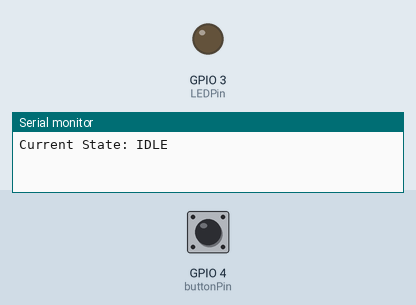
The sketch below on a simulated ESP32. On the bench: output pins drawn as LEDs (lit = HIGH), the last lines printed to the serial monitor. The inputs (shaded band) are chosen by the test bench; at power-on: GPIO 4 (buttonPin) HIGH.

Above: at 1.2 s.
1.3 s: GPIO 4 (buttonPin) pulled LOW for 0.15 s
At 2.5 s:
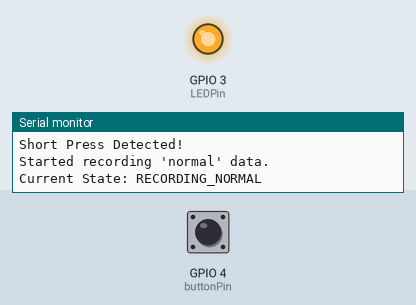
2.9 s: GPIO 4 (buttonPin) pulled LOW for 0.15 s
At 4.0 s:
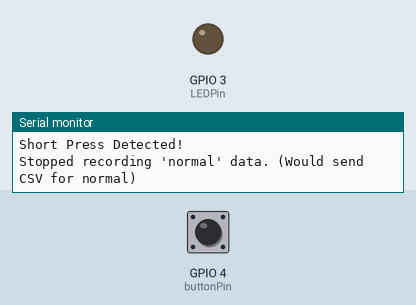
Timing chart, 0 to 5.9 s (numbered marks = the images above; inputs shaded):
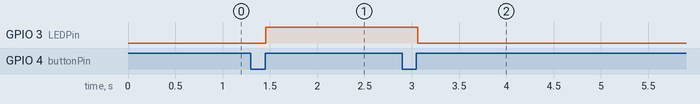

The sketch:

buttontestxiao.ino
```cpp
// constants won't change
const int buttonPin = 4; // ESP32 connected to button's pin
const int LEDPin    = 3;  // ESP32 pin connected to LED's pin

// Button timing thresholds (in milliseconds)
const unsigned long SHORT_PRESS_MAX_DURATION = 1000; // Less than 1 second for a "short" press
const unsigned long MEDIUM_PRESS_MIN_DURATION = 4000; // At least 4 seconds for a "medium" press
const unsigned long MEDIUM_PRESS_MAX_DURATION = 7000; // Max 7 seconds for a "medium" press
const unsigned long LONG_PRESS_MIN_DURATION = 8000;  // At least 8 seconds for a "long" press

// variables will change:
int ledState = LOW;             // the current state of LED
int lastButtonState;            // the previous state of button
int currentButtonState;         // the current state of button

unsigned long buttonPressStartTime = 0; // To store the time when the button was pressed down
bool buttonPressedCurrently = false; // Flag to track if the button is currently held down

// State machine for recording
enum RecordingState {
  IDLE,
  RECORDING_NORMAL,
  RECORDING_SEIZURE,
  RECORDING_FALL
};
RecordingState currentRecordingState = IDLE;

void setup() {
  Serial.begin(115200);             // initialize serial
  pinMode(buttonPin, INPUT_PULLUP); // set ESP32 pin to input pull-up mode
  pinMode(LEDPin, OUTPUT);          // set ESP32 pin to output mode
  digitalWrite(LEDPin, ledState);   // Ensure LED starts in LOW state
  currentButtonState = digitalRead(buttonPin); // Read initial button state
  lastButtonState = currentButtonState; // Initialize lastButtonState
}

void loop() {
  lastButtonState    = currentButtonState;      // save the last state
  currentButtonState = digitalRead(buttonPin); // read new state

  // --- Button Press Detection ---
  // Button goes from HIGH (released) to LOW (pressed)
  if (lastButtonState == HIGH && currentButtonState == LOW) {
    buttonPressStartTime = millis(); // Record the time the button was pressed
    buttonPressedCurrently = true;
    Serial.println("Button Pressed Down");
  }

  // Button goes from LOW (pressed) to HIGH (released)
  if (lastButtonState == LOW && currentButtonState == HIGH) {
    buttonPressedCurrently = false;
    unsigned long pressDuration = millis() - buttonPressStartTime; // Calculate duration

    Serial.print("Button Released. Press Duration: ");
    Serial.print(pressDuration);
    Serial.println(" ms");

    // --- Action based on press duration ---
    if (pressDuration < SHORT_PRESS_MAX_DURATION) {
      Serial.println("Short Press Detected!");
      if (currentRecordingState == IDLE) {
        currentRecordingState = RECORDING_NORMAL;
        Serial.println("Started recording 'normal' data.");
      } else if (currentRecordingState == RECORDING_NORMAL) {
        currentRecordingState = IDLE;
        Serial.println("Stopped recording 'normal' data. (Would send CSV for normal)");
      } else {
        Serial.println("Cannot start/stop normal recording while another recording is active.");
      }
    } else if (pressDuration >= MEDIUM_PRESS_MIN_DURATION && pressDuration < MEDIUM_PRESS_MAX_DURATION) {
      Serial.println("Medium Press Detected!");
      if (currentRecordingState == IDLE) {
        currentRecordingState = RECORDING_SEIZURE;
        Serial.println("Started recording 'seizure' data.");
      } else if (currentRecordingState == RECORDING_SEIZURE) {
        currentRecordingState = IDLE;
        Serial.println("Stopped recording 'seizure' data. (Would send CSV for seizure)");
      } else {
        Serial.println("Cannot start/stop seizure recording while another recording is active.");
      }
    } else if (pressDuration >= LONG_PRESS_MIN_DURATION) {
      Serial.println("Long Press Detected!");
      if (currentRecordingState == IDLE) {
        currentRecordingState = RECORDING_FALL;
        Serial.println("Started recording 'fall' data.");
      } else if (currentRecordingState == RECORDING_FALL) {
        currentRecordingState = IDLE;
        Serial.println("Stopped recording 'fall' data. (Would send CSV for fall)");
      } else {
        Serial.println("Cannot start/stop fall recording while another recording is active.");
      }
    }
  }

  // --- LED Control (Optional: Can be used to indicate recording state) ---
  // For now, let's keep it toggling on short press (as per original code modified slightly)
  // Or you could make it indicate recording states:
  switch (currentRecordingState) {
    case IDLE:
      digitalWrite(LEDPin, LOW); // LED off when idle
      break;
    case RECORDING_NORMAL:
      digitalWrite(LEDPin, HIGH); // LED on solid for normal
      break;
    case RECORDING_SEIZURE:
      // You could make it blink fast for seizure
      // This would require more complex timing logic or a simple blink:
      if (millis() % 200 < 100) { // Blink every 200ms
        digitalWrite(LEDPin, HIGH);
      } else {
        digitalWrite(LEDPin, LOW);
      }
      break;
    case RECORDING_FALL:
      // You could make it blink slow for fall
      if (millis() % 500 < 250) { // Blink every 500ms
        digitalWrite(LEDPin, HIGH);
      } else {
        digitalWrite(LEDPin, LOW);
      }
      break;
  }


  // Optional: Print current recording state to serial for debugging
  // You might want to do this less frequently to avoid flooding the serial monitor
  static unsigned long lastPrintTime = 0;
  if (millis() - lastPrintTime > 1000) { // Print state every second
    Serial.print("Current State: ");
    switch (currentRecordingState) {
      case IDLE: Serial.println("IDLE"); break;
      case RECORDING_NORMAL: Serial.println("RECORDING_NORMAL"); break;
      case RECORDING_SEIZURE: Serial.println("RECORDING_SEIZURE"); break;
      case RECORDING_FALL: Serial.println("RECORDING_FALL"); break;
    }
    lastPrintTime = millis();
  }


  delay(50); // Shorter delay for better responsiveness in button timing
}
```

Measured:
- after the input at 1.3 s, GPIO 3 (LEDPin): LOW → HIGH after 0.16 s
- after the input at 2.9 s, GPIO 3 (LEDPin): HIGH → LOW after 0.16 s
